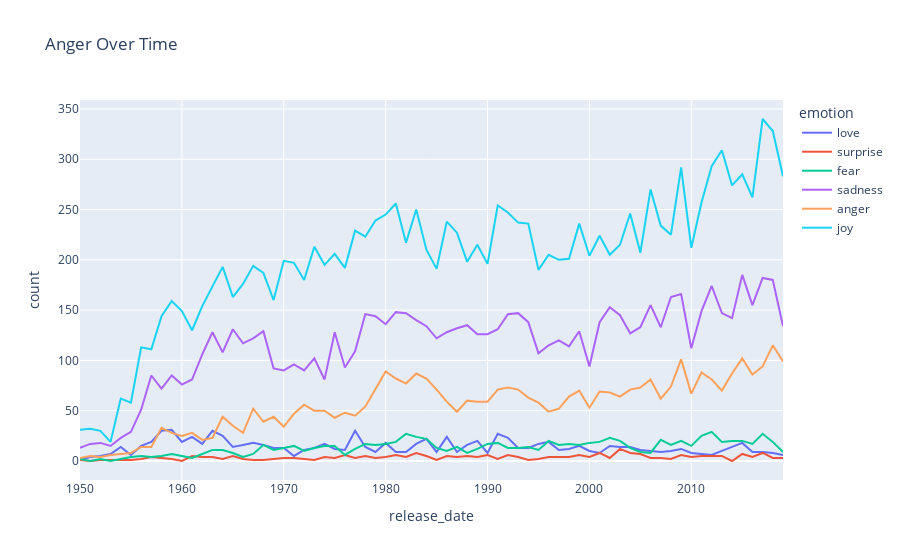

Notebook code cell kept with this figure:
### Code cell
import plotly.express as px

fig = px.line(combined_df, x="release_date", y="count", color='emotion', title='Anger Over Time')
fig.show()

### Figure 1 — Plotly figure (JSON) as saved in the notebook; plotly's stock layout.template omitted (floating-point values rounded to 4 significant figures)
{"data": [{"hovertemplate": "emotion=love<br>release_date=%{x}<br>count=%{y}<extra></extra>", "legendgroup": "love", "line": {"color": "#636efa", "dash": "solid"}, "marker": {"symbol": "circle"}, "mode": "lines", "name": "love", "orientation": "v", "showlegend": true, "type": "scatter", "x": [1950, 1951, 1952, 1953, 1954, 1955, 1956, 1957, 1958, 1959, 1960, 1961, 1962, 1963, 1964, 1965, 1966, 1967, 1968, 1969, 1970, 1971, 1972, 1973, 1974, 1975, 1976, 1977, 1978, 1979, 1980, 1981, 1982, 1983, 1984, 1985, 1986, 1987, 1988, 1989, 1990, 1991, 1992, 1993, 1994, 1995, 1996, 1997, 1998, 1999, 2000, 2001, 2002, 2003, 2004, 2005, 2006, 2007, 2008, 2009, 2010, 2011, 2012, 2013, 2014, 2015, 2016, 2017, 2018, 2019], "xaxis": "x", "y": [1, 4, 5, 7, 14, 6, 15, 19, 30, 31, 19, 24, 17, 30, 25, 14, 16, 18, 16, 13, 13, 5, 11, 13, 17, 12, 11, 30, 14, 9, 18, 9, 9, 17, 22, 9, 24, 9, 16, 20, 8, 27, 23, 13, 13, 17, 19, 11, 12, 15, 10, 8, 15, 14, 14, 11, 10, 9, 10, 12, 8, 7, 6, 10, 14, 18, 9, 9, 8, 6], "yaxis": "y"}, {"hovertemplate": "emotion=surprise<br>release_date=%{x}<br>count=%{y}<extra></extra>", "legendgroup": "surprise", "line": {"color": "#EF553B", "dash": "solid"}, "marker": {"symbol": "circle"}, "mode": "lines", "name": "surprise", "orientation": "v", "showlegend": true, "type": "scatter", "x": [1950, 1951, 1952, 1953, 1954, 1955, 1956, 1957, 1958, 1959, 1960, 1961, 1962, 1963, 1964, 1965, 1966, 1967, 1968, 1969, 1970, 1971, 1972, 1973, 1974, 1975, 1976, 1977, 1978, 1979, 1980, 1981, 1982, 1983, 1984, 1985, 1986, 1987, 1988, 1989, 1990, 1991, 1992, 1993, 1994, 1995, 1996, 1997, 1998, 1999, 2000, 2001, 2002, 2003, 2004, 2005, 2006, 2007, 2008, 2009, 2010, 2011, 2012, 2013, 2014, 2015, 2016, 2017, 2018, 2019], "xaxis": "x", "y": [1, 0, 1, 1, 1, 1, 2, 4, 3, 2, 0, 5, 4, 4, 2, 5, 2, 1, 1, 2, 3, 3, 2, 1, 4, 3, 6, 3, 5, 3, 4, 6, 4, 8, 5, 1, 5, 4, 5, 4, 6, 2, 6, 4, 1, 2, 4, 4, 4, 6, 4, 8, 3, 12, 8, 7, 3, 3, 2, 6, 4, 5, 5, 5, 0, 7, 4, 8, 3, 3], "yaxis": "y"}, {"hovertemplate": "emotion=fear<br>release_date=%{x}<br>count=%{y}<extra></extra>", "legendgroup": "fear", "line": {"color": "#00cc96", "dash": "solid"}, "marker": {"symbol": "circle"}, "mode": "lines", "name": "fear", "orientation": "v", "showlegend": true, "type": "scatter", "x": [1950, 1951, 1952, 1953, 1954, 1955, 1956, 1957, 1958, 1959, 1960, 1961, 1962, 1963, 1964, 1965, 1966, 1967, 1968, 1969, 1970, 1971, 1972, 1973, 1974, 1975, 1976, 1977, 1978, 1979, 1980, 1981, 1982, 1983, 1984, 1985, 1986, 1987, 1988, 1989, 1990, 1991, 1992, 1993, 1994, 1995, 1996, 1997, 1998, 1999, 2000, 2001, 2002, 2003, 2004, 2005, 2006, 2007, 2008, 2009, 2010, 2011, 2012, 2013, 2014, 2015, 2016, 2017, 2018, 2019], "xaxis": "x", "y": [2, 0, 2, 0, 2, 4, 5, 4, 5, 7, 5, 3, 7, 11, 11, 8, 4, 7, 16, 11, 13, 15, 10, 13, 15, 15, 6, 12, 17, 16, 17, 19, 27, 24, 22, 13, 10, 14, 8, 12, 17, 18, 13, 13, 14, 11, 20, 16, 17, 16, 18, 19, 23, 20, 13, 9, 8, 21, 16, 20, 15, 25, 29, 19, 20, 20, 17, 27, 19, 9], "yaxis": "y"}, {"hovertemplate": "emotion=sadness<br>release_date=%{x}<br>count=%{y}<extra></extra>", "legendgroup": "sadness", "line": {"color": "#ab63fa", "dash": "solid"}, "marker": {"symbol": "circle"}, "mode": "lines", "name": "sadness", "orientation": "v", "showlegend": true, "type": "scatter", "x": [1950, 1951, 1952, 1953, 1954, 1955, 1956, 1957, 1958, 1959, 1960, 1961, 1962, 1963, 1964, 1965, 1966, 1967, 1968, 1969, 1970, 1971, 1972, 1973, 1974, 1975, 1976, 1977, 1978, 1979, 1980, 1981, 1982, 1983, 1984, 1985, 1986, 1987, 1988, 1989, 1990, 1991, 1992, 1993, 1994, 1995, 1996, 1997, 1998, 1999, 2000, 2001, 2002, 2003, 2004, 2005, 2006, 2007, 2008, 2009, 2010, 2011, 2012, 2013, 2014, 2015, 2016, 2017, 2018, 2019], "xaxis": "x", "y": [13, 17, 18, 15, 23, 29, 51, 85, 72, 85, 76, 81, 106, 128, 108, 131, 117, 122, 129, 92, 90, 96, 90, 102, 81, 128, 93, 109, 146, 144, 136, 148, 147, 140, 134, 122, 128, 132, 135, 126, 126, 131, 146, 147, 138, 107, 115, 120, 114, 129, 94, 138, 153, 145, 127, 133, 155, 133, 163, 166, 112, 149, 174, 147, 142, 185, 155, 182, 180, 134], "yaxis": "y"}, {"hovertemplate": "emotion=anger<br>release_date=%{x}<br>count=%{y}<extra></extra>", "legendgroup": "anger", "line": {"color": "#FFA15A", "dash": "solid"}, "marker": {"symbol": "circle"}, "mode": "lines", "name": "anger", "orientation": "v", "showlegend": true, "type": "scatter", "x": [1950, 1951, 1952, 1953, 1954, 1955, 1956, 1957, 1958, 1959, 1960, 1961, 1962, 1963, 1964, 1965, 1966, 1967, 1968, 1969, 1970, 1971, 1972, 1973, 1974, 1975, 1976, 1977, 1978, 1979, 1980, 1981, 1982, 1983, 1984, 1985, 1986, 1987, 1988, 1989, 1990, 1991, 1992, 1993, 1994, 1995, 1996, 1997, 1998, 1999, 2000, 2001, 2002, 2003, 2004, 2005, 2006, 2007, 2008, 2009, 2010, 2011, 2012, 2013, 2014, 2015, 2016, 2017, 2018, 2019], "xaxis": "x", "y": [3, 5, 4, 6, 7, 8, 14, 14, 33, 28, 25, 28, 21, 23, 44, 35, 28, 52, 39, 44, 34, 47, 56, 50, 50, 43, 48, 45, 54, 72, 89, 82, 77, 87, 82, 71, 59, 49, 60, 59, 59, 71, 73, 71, 63, 58, 49, 52, 64, 70, 53, 69, 68, 64, 71, 73, 81, 62, 74, 101, 67, 88, 81, 70, 87, 102, 86, 94, 115, 99], "yaxis": "y"}, {"hovertemplate": "emotion=joy<br>release_date=%{x}<br>count=%{y}<extra></extra>", "legendgroup": "joy", "line": {"color": "#19d3f3", "dash": "solid"}, "marker": {"symbol": "circle"}, "mode": "lines", "name": "joy", "orientation": "v", "showlegend": true, "type": "scatter", "x": [1950, 1951, 1952, 1953, 1954, 1955, 1956, 1957, 1958, 1959, 1960, 1961, 1962, 1963, 1964, 1965, 1966, 1967, 1968, 1969, 1970, 1971, 1972, 1973, 1974, 1975, 1976, 1977, 1978, 1979, 1980, 1981, 1982, 1983, 1984, 1985, 1986, 1987, 1988, 1989, 1990, 1991, 1992, 1993, 1994, 1995, 1996, 1997, 1998, 1999, 2000, 2001, 2002, 2003, 2004, 2005, 2006, 2007, 2008, 2009, 2010, 2011, 2012, 2013, 2014, 2015, 2016, 2017, 2018, 2019], "xaxis": "x", "y": [31, 32, 30, 19, 62, 58, 113, 111, 144, 159, 149, 130, 154, 173, 193, 163, 176, 194, 187, 160, 199, 197, 180, 213, 195, 206, 192, 229, 223, 239, 245, 256, 217, 250, 210, 191, 238, 227, 198, 215, 196, 254, 247, 237, 236, 190, 205, 200, 201, 236, 204, 224, 205, 215, 246, 207, 270, 234, 225, 292, 212, 257, 293, 309, 274, 285, 262, 340, 328, 283], "yaxis": "y"}], "layout": {"legend": {"title": {"text": "emotion"}, "tracegroupgap": 0}, "title": {"text": "Anger Over Time"}, "xaxis": {"anchor": "y", "domain": [0, 1], "title": {"text": "release_date"}}, "yaxis": {"anchor": "x", "domain": [0, 1], "title": {"text": "count"}}}}
